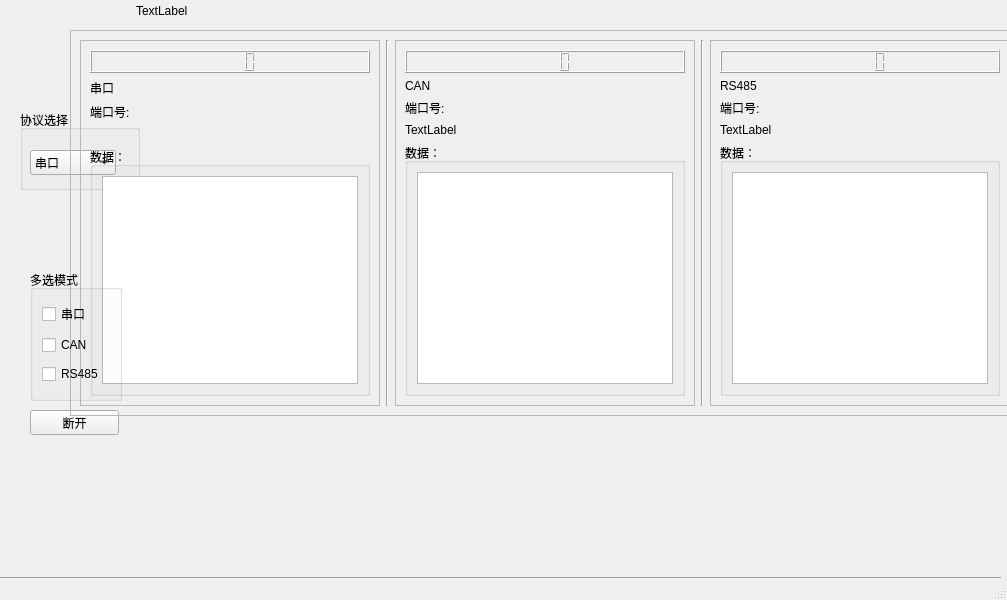
<?xml version="1.0" encoding="UTF-8"?>
<ui version="4.0">
 <class>MainWindow</class>
 <widget class="QMainWindow" name="MainWindow">
  <property name="geometry">
   <rect>
    <x>0</x>
    <y>0</y>
    <width>1007</width>
    <height>600</height>
   </rect>
  </property>
  <property name="windowTitle">
   <string>MainWindow</string>
  </property>
  <widget class="QWidget" name="centralwidget">
   <widget class="Line" name="line">
    <property name="geometry">
     <rect>
      <x>-10</x>
      <y>570</y>
      <width>1011</width>
      <height>16</height>
     </rect>
    </property>
    <property name="orientation">
     <enum>Qt::Horizontal</enum>
    </property>
   </widget>
   <widget class="QPushButton" name="key">
    <property name="geometry">
     <rect>
      <x>30</x>
      <y>410</y>
      <width>89</width>
      <height>25</height>
     </rect>
    </property>
    <property name="text">
     <string>断开</string>
    </property>
   </widget>
   <widget class="QWidget" name="layoutWidget">
    <property name="geometry">
     <rect>
      <x>80</x>
      <y>0</y>
      <width>163</width>
      <height>22</height>
     </rect>
    </property>
    <layout class="QHBoxLayout" name="horizontalLayout_2">
     <item>
      <spacer name="horizontalSpacer">
       <property name="orientation">
        <enum>Qt::Horizontal</enum>
       </property>
       <property name="sizeHint" stdset="0">
        <size>
         <width>40</width>
         <height>20</height>
        </size>
       </property>
      </spacer>
     </item>
     <item>
      <layout class="QHBoxLayout" name="horizontalLayout"/>
     </item>
     <item>
      <widget class="QLabel" name="label">
       <property name="text">
        <string>TextLabel</string>
       </property>
      </widget>
     </item>
     <item>
      <spacer name="horizontalSpacer_2">
       <property name="orientation">
        <enum>Qt::Horizontal</enum>
       </property>
       <property name="sizeHint" stdset="0">
        <size>
         <width>40</width>
         <height>20</height>
        </size>
       </property>
      </spacer>
     </item>
    </layout>
   </widget>
   <widget class="QGroupBox" name="groupBox">
    <property name="geometry">
     <rect>
      <x>20</x>
      <y>110</y>
      <width>120</width>
      <height>80</height>
     </rect>
    </property>
    <property name="title">
     <string>协议选择</string>
    </property>
    <widget class="QComboBox" name="comboBox">
     <property name="geometry">
      <rect>
       <x>10</x>
       <y>40</y>
       <width>86</width>
       <height>25</height>
      </rect>
     </property>
     <item>
      <property name="text">
       <string>串口</string>
      </property>
     </item>
     <item>
      <property name="text">
       <string>CAN</string>
      </property>
     </item>
     <item>
      <property name="text">
       <string>RS486</string>
      </property>
     </item>
    </widget>
   </widget>
   <widget class="QFrame" name="frame">
    <property name="geometry">
     <rect>
      <x>70</x>
      <y>30</y>
      <width>950</width>
      <height>386</height>
     </rect>
    </property>
    <property name="frameShape">
     <enum>QFrame::StyledPanel</enum>
    </property>
    <property name="frameShadow">
     <enum>QFrame::Raised</enum>
    </property>
    <layout class="QHBoxLayout" name="horizontalLayout_3">
     <item>
      <widget class="QFrame" name="frame_2">
       <property name="frameShape">
        <enum>QFrame::StyledPanel</enum>
       </property>
       <property name="frameShadow">
        <enum>QFrame::Raised</enum>
       </property>
       <layout class="QVBoxLayout" name="verticalLayout">
        <item>
         <widget class="QLCDNumber" name="led_1"/>
        </item>
        <item>
         <widget class="QLabel" name="label_2">
          <property name="text">
           <string>串口</string>
          </property>
         </widget>
        </item>
        <item>
         <widget class="QLabel" name="label_5">
          <property name="maximumSize">
           <size>
            <width>197</width>
            <height>16777215</height>
           </size>
          </property>
          <property name="text">
           <string>端口号:</string>
          </property>
         </widget>
        </item>
        <item>
         <widget class="QLabel" name="l_6">
          <property name="text">
           <string/>
          </property>
         </widget>
        </item>
        <item>
         <widget class="QGroupBox" name="groupBox_2">
          <property name="title">
           <string>数据：</string>
          </property>
          <layout class="QVBoxLayout" name="verticalLayout_2">
           <item>
            <widget class="QPlainTextEdit" name="UART"/>
           </item>
          </layout>
         </widget>
        </item>
       </layout>
      </widget>
     </item>
     <item>
      <widget class="Line" name="line_2">
       <property name="orientation">
        <enum>Qt::Vertical</enum>
       </property>
      </widget>
     </item>
     <item>
      <widget class="QFrame" name="frame_3">
       <property name="frameShape">
        <enum>QFrame::StyledPanel</enum>
       </property>
       <property name="frameShadow">
        <enum>QFrame::Raised</enum>
       </property>
       <layout class="QVBoxLayout" name="verticalLayout_3">
        <item>
         <widget class="QLCDNumber" name="lcdNumber_2"/>
        </item>
        <item>
         <widget class="QLabel" name="label_3">
          <property name="text">
           <string>CAN</string>
          </property>
         </widget>
        </item>
        <item>
         <widget class="QLabel" name="label_7">
          <property name="text">
           <string>端口号:</string>
          </property>
         </widget>
        </item>
        <item>
         <widget class="QLabel" name="l_8">
          <property name="text">
           <string>TextLabel</string>
          </property>
         </widget>
        </item>
        <item>
         <widget class="QGroupBox" name="groupBox_3">
          <property name="title">
           <string>数据：</string>
          </property>
          <layout class="QVBoxLayout" name="verticalLayout_4">
           <item>
            <widget class="QPlainTextEdit" name="CAN"/>
           </item>
          </layout>
         </widget>
        </item>
       </layout>
      </widget>
     </item>
     <item>
      <widget class="Line" name="line_3">
       <property name="orientation">
        <enum>Qt::Vertical</enum>
       </property>
      </widget>
     </item>
     <item>
      <widget class="QFrame" name="frame_4">
       <property name="frameShape">
        <enum>QFrame::StyledPanel</enum>
       </property>
       <property name="frameShadow">
        <enum>QFrame::Raised</enum>
       </property>
       <layout class="QVBoxLayout" name="verticalLayout_5">
        <item>
         <widget class="QLCDNumber" name="lcdNumber_3"/>
        </item>
        <item>
         <widget class="QLabel" name="label_4">
          <property name="text">
           <string>RS485</string>
          </property>
         </widget>
        </item>
        <item>
         <widget class="QLabel" name="label_9">
          <property name="text">
           <string>端口号:</string>
          </property>
         </widget>
        </item>
        <item>
         <widget class="QLabel" name="l_10">
          <property name="text">
           <string>TextLabel</string>
          </property>
         </widget>
        </item>
        <item>
         <widget class="QGroupBox" name="groupBox_4">
          <property name="title">
           <string>数据：</string>
          </property>
          <layout class="QVBoxLayout" name="verticalLayout_6">
           <item>
            <widget class="QPlainTextEdit" name="Rs485"/>
           </item>
          </layout>
         </widget>
        </item>
       </layout>
      </widget>
     </item>
    </layout>
   </widget>
   <widget class="QGroupBox" name="groupBox_5">
    <property name="geometry">
     <rect>
      <x>30</x>
      <y>270</y>
      <width>92</width>
      <height>131</height>
     </rect>
    </property>
    <property name="title">
     <string>多选模式</string>
    </property>
    <layout class="QVBoxLayout" name="verticalLayout_7">
     <item>
      <widget class="QCheckBox" name="checkBox">
       <property name="text">
        <string>串口</string>
       </property>
      </widget>
     </item>
     <item>
      <widget class="QCheckBox" name="checkBox_2">
       <property name="text">
        <string>CAN</string>
       </property>
      </widget>
     </item>
     <item>
      <widget class="QCheckBox" name="checkBox_3">
       <property name="text">
        <string>RS485</string>
       </property>
      </widget>
     </item>
    </layout>
   </widget>
  </widget>
  <widget class="QStatusBar" name="statusbar"/>
  <action name="actionwee">
   <property name="text">
    <string>wee</string>
   </property>
  </action>
  <action name="actionerrter">
   <property name="text">
    <string>errter</string>
   </property>
  </action>
  <action name="actionfgfg">
   <property name="text">
    <string>fgfg</string>
   </property>
  </action>
 </widget>
 <resources/>
 <connections/>
</ui>
